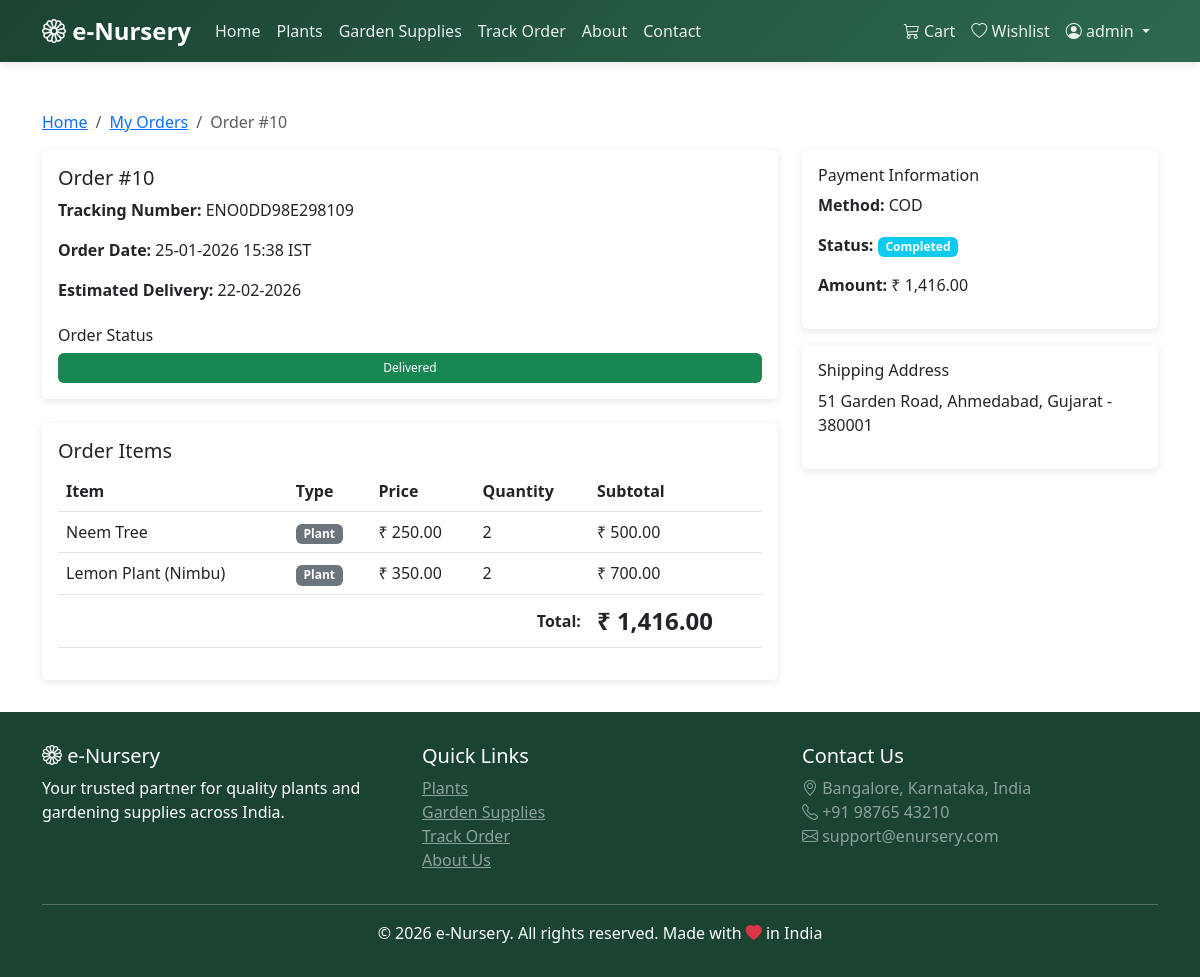
Page /order/10 (signed in) on the earlier database version.
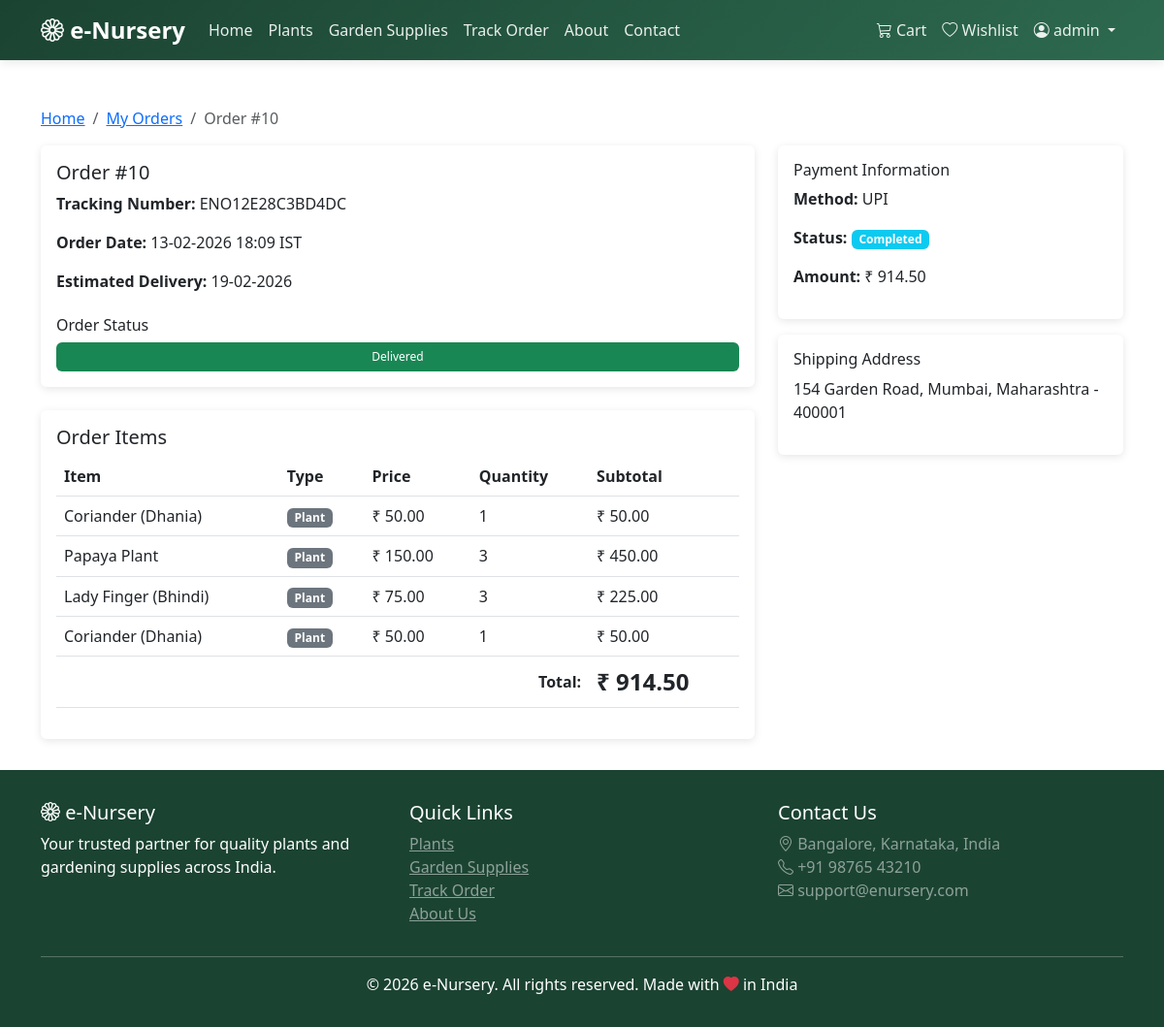
Same page on the later database version.
### models.py (models this page shows, shortened)
class User(UserMixin, db.Model):
    __tablename__ = 'users'
    id = db.Column(db.Integer, primary_key=True)
    username = db.Column(db.String(80), unique=True, nullable=False)
    email = db.Column(db.String(120), unique=True, nullable=False)
    password_hash = db.Column(db.String(200), nullable=False)
    full_name = db.Column(db.String(100))
    phone = db.Column(db.String(15))
    address = db.Column(db.Text)
    city = db.Column(db.String(50))
    state = db.Column(db.String(50))
    pincode = db.Column(db.String(10))
    role = db.Column(db.String(20), default='user')  # 'admin' or 'user'
    created_at = db.Column(db.DateTime, default=datetime.utcnow)
    cart_items = db.relationship('Cart', backref='user', lazy=True, cascade='all, delete-orphan')
    orders = db.relationship('Order', backref='user', lazy=True)
    wishlists = db.relationship('Wishlist', backref='user', lazy=True, cascade='all, delete-orphan')
    reviews = db.relationship('Review', backref='user', lazy=True)

class Order(db.Model):
    __tablename__ = 'orders'
    id = db.Column(db.Integer, primary_key=True)
    user_id = db.Column(db.Integer, db.ForeignKey('users.id'), nullable=False)
    total_amount = db.Column(db.Float, nullable=False)
    order_status = db.Column(db.String(50), default='Pending')
    payment_status = db.Column(db.String(50), default='Pending')
    payment_method = db.Column(db.String(50))
    tracking_number = db.Column(db.String(50), unique=True)
    shipping_address = db.Column(db.Text)
    estimated_delivery = db.Column(db.DateTime)
    created_at = db.Column(db.DateTime, default=datetime.utcnow)
    order_items = db.relationship('OrderItem', backref='order', lazy=True, cascade='all, delete-orphan')

class OrderItem(db.Model):
    __tablename__ = 'order_items'
    id = db.Column(db.Integer, primary_key=True)
    order_id = db.Column(db.Integer, db.ForeignKey('orders.id'), nullable=False)
    item_type = db.Column(db.String(20), nullable=False)  # 'plant' or 'ingredient'
    item_id = db.Column(db.Integer, nullable=False)
    item_name = db.Column(db.String(100))
    quantity = db.Column(db.Integer, nullable=False)
    price = db.Column(db.Float, nullable=False)
    subtotal = db.Column(db.Float, nullable=False)

### routes.py (the view)
    @app.route('/order/<int:id>')
    @login_required
    def order_detail(id):
        order = Order.query.get_or_404(id)
        if order.user_id != current_user.id and current_user.role != 'admin':
            flash('Unauthorized', 'danger')
            return redirect(url_for('index'))
        return render_template('order_detail.html', order=order)

### app.py (called while the page is built)
@login_manager.user_loader
def load_user(user_id):
    return User.query.get(int(user_id))

### templates/order_detail.html (shortened to what this page needs)
{% extends 'base.html' %}
{% block content %}
<div class="container">
    <nav aria-label="breadcrumb">
        <ol class="breadcrumb">
            <li class="breadcrumb-item"><a href="{{ url_for('index') }}">Home</a></li>
            <li class="breadcrumb-item"><a href="{{ url_for('my_orders') }}">My Orders</a></li>
            <li class="breadcrumb-item active">Order #{{ order.id }}</li>
        </ol>
    </nav>
    <div class="row">
        <div class="col-md-8">
            <div class="card mb-4">
                <div class="card-body">
                    <h5>Order #{{ order.id }}</h5>
                    <p><strong>Tracking Number:</strong> {{ order.tracking_number }}</p>
                    <p><strong>Order Date:</strong> {{ order.created_at.strftime('%d-%m-%Y %H:%M IST') }}</p>
                    <p><strong>Estimated Delivery:</strong> {{ order.estimated_delivery.strftime('%d-%m-%Y') }}</p>
                    <h6 class="mt-4">Order Status</h6>
                    <div class="progress" style="height: 30px;">
                        {% set statuses = ['Pending', 'Confirmed', 'Packed', 'Shipped', 'Out for Delivery', 'Delivered'] %}
                        {% set current_index = statuses.index(order.order_status) if order.order_status in statuses else 0 %}
                        {% set progress = ((current_index + 1) / statuses|length * 100)|int %}
                        <div class="progress-bar bg-success" style="width: {{ progress }}%">{{ order.order_status }}</div>
                    </div>
                </div>
            </div>
            <div class="card">
                <div class="card-body">
                    <h5>Order Items</h5>
                    <table class="table">
                        <thead>
                            <tr>
                                <th>Item</th>
                                <th>Type</th>
                                <th>Price</th>
                                <th>Quantity</th>
                                <th>Subtotal</th>
                            </tr>
                        </thead>
                        <tbody>
                            {% for item in order.order_items %}
                            <tr>
                                <td>{{ item.item_name }}</td>
                                <td><span class="badge bg-secondary">{{ item.item_type.title() }}</span></td>
                                <td>{{ format_currency(item.price) }}</td>
                                <td>{{ item.quantity }}</td>
                                <td>{{ format_currency(item.subtotal) }}</td>
                            </tr>
                            {% endfor %}
                        </tbody>
                        <tfoot>
                            <tr>
                                <th colspan="4" class="text-end">Total:</th>
                                <th class="price-tag">{{ format_currency(order.total_amount) }}</th>
                            </tr>
                        </tfoot>
                    </table>
                </div>
            </div>
        </div>
        <div class="col-md-4">
            <div class="card mb-3">
                <div class="card-body">
                    <h6>Payment Information</h6>
                    <p><strong>Method:</strong> {{ order.payment_method.upper() }}</p>
                    <p><strong>Status:</strong> <span class="badge bg-info">{{ order.payment_status }}</span></p>
                    <p><strong>Amount:</strong> {{ format_currency(order.total_amount) }}</p>
                </div>
            </div>
            <div class="card">
                <div class="card-body">
                    <h6>Shipping Address</h6>
                    <p>{{ order.shipping_address }}</p>
                </div>
            </div>
        </div>
    </div>
</div>
{% endblock %}

### templates/base.html (shortened to what this page needs)
<!DOCTYPE html>
<html lang="en">
<head>
    <link href="https://cdn.jsdelivr.net/npm/bootstrap@5.3.0/dist/css/bootstrap.min.css" rel="stylesheet">
    <link rel="stylesheet" href="https://cdn.jsdelivr.net/npm/bootstrap-icons@1.11.0/font/bootstrap-icons.css">
</head>
<body>
    <nav class="navbar navbar-expand-lg navbar-dark sticky-top">
        <div class="container">
            <a class="navbar-brand" href="{{ url_for('index') }}">
                <i class="bi bi-flower1"></i> e-Nursery
            </a>
            <div class="collapse navbar-collapse" id="navbarNav">
                <ul class="navbar-nav me-auto">
                    <li class="nav-item">
                        <a class="nav-link" href="{{ url_for('index') }}">Home</a>
                    </li>
                    <li class="nav-item">
                        <a class="nav-link" href="{{ url_for('plants') }}">Plants</a>
                    </li>
                    <li class="nav-item">
                        <a class="nav-link" href="{{ url_for('ingredients') }}">Garden Supplies</a>
                    </li>
                    <li class="nav-item">
                        <a class="nav-link" href="{{ url_for('track_order') }}">Track Order</a>
                    </li>
                    <li class="nav-item">
                        <a class="nav-link" href="{{ url_for('about') }}">About</a>
                    </li>
                    <li class="nav-item">
                        <a class="nav-link" href="{{ url_for('contact') }}">Contact</a>
                    </li>
                </ul>
                <ul class="navbar-nav">
                    {% if current_user.is_authenticated %}
                        <li class="nav-item">
                            <a class="nav-link position-relative" href="{{ url_for('cart') }}">
                                <i class="bi bi-cart3"></i> Cart
                            </a>
                        </li>
                        <li class="nav-item">
                            <a class="nav-link" href="{{ url_for('wishlist') }}">
                                <i class="bi bi-heart"></i> Wishlist
                            </a>
                        </li>
                        <li class="nav-item dropdown">
                            <a class="nav-link dropdown-toggle" href="#" id="userDropdown" role="button" data-bs-toggle="dropdown">
                                <i class="bi bi-person-circle"></i> {{ current_user.username }}
                            </a>
                        </li>
                    {% endif %}
                </ul>
            </div>
        </div>
    </nav>
    <div class="content-wrapper">
        {% block content %}{% endblock %}
    </div>
    <footer class="footer">
        <div class="container">
            <div class="row">
                <div class="col-md-4">
                    <h5><i class="bi bi-flower1"></i> e-Nursery</h5>
                    <p>Your trusted partner for quality plants and gardening supplies across India.</p>
                </div>
                <div class="col-md-4">
                    <h5>Quick Links</h5>
                    <ul class="list-unstyled">
                        <li><a href="{{ url_for('plants') }}" class="text-white-50">Plants</a></li>
                        <li><a href="{{ url_for('ingredients') }}" class="text-white-50">Garden Supplies</a></li>
                        <li><a href="{{ url_for('track_order') }}" class="text-white-50">Track Order</a></li>
                        <li><a href="{{ url_for('about') }}" class="text-white-50">About Us</a></li>
                    </ul>
                </div>
                <div class="col-md-4">
                    <h5>Contact Us</h5>
                    <p class="text-white-50">
                        <i class="bi bi-geo-alt"></i> Bangalore, Karnataka, India<br>
                        <i class="bi bi-telephone"></i> +91 98765 43210<br>
                        <i class="bi bi-envelope"></i> support@enursery.com
                    </p>
                </div>
            </div>
            <hr class="bg-white">
            <div class="text-center">
                <p class="mb-0">&copy; 2026 e-Nursery. All rights reserved. Made with <i class="bi bi-heart-fill text-danger"></i> in India</p>
            </div>
        </div>
    </footer>
</body>
</html>

### templates/base.html (style rules this page uses)
:root { --primary-color: #2d6a4f; --secondary-color: #52b788; --accent-color: #95d5b2; --dark-green: #1b4332; }
body { font-family: 'Segoe UI', Tahoma, Geneva, Verdana, sans-serif; min-height: 100vh; display: flex; flex-direction: column; }
.navbar { background: linear-gradient(135deg, var(--dark-green), var(--primary-color)) !important; box-shadow: 0 2px 10px rgba(0,0,0,0.1); }
.navbar-brand { font-weight: 700; font-size: 1.5rem; color: white !important; }
.nav-link { color: rgba(255,255,255,0.9) !important; font-weight: 500; transition: color 0.3s; }
.content-wrapper { flex: 1; padding-top: 2rem; padding-bottom: 2rem; }
.footer { background: var(--dark-green); color: white; padding: 2rem 0; margin-top: auto; }
.card { border: none; box-shadow: 0 2px 8px rgba(0,0,0,0.1); transition: transform 0.3s, box-shadow 0.3s; }
.price-tag { font-size: 1.5rem; font-weight: 700; color: var(--primary-color); }

Differences in the rows shown:
no longer on this page (row edited): OrderItem: item_name "Neem Tree", item_type "Plant", price "₹ 250.00", quantity "2", subtotal "₹ 500.00"
no longer on this page (row edited): OrderItem: item_name "Lemon Plant (Nimbu)", item_type "Plant", price "₹ 350.00", quantity "2", subtotal "₹ 700.00"
changed Order "Delivered": tracking_number "ENO0DD98E298109" → "ENO12E28C3BD4DC"; created_at "25-01-2026 15:38 IST" → "13-02-2026 18:09 IST"; estimated_delivery "22-02-2026" → "19-02-2026"; total_amount "₹ 1,416.00" → "₹ 914.50"; payment_method "COD" → "UPI"; shipping_address "51 Garden Road, Ahmedabad, Gujarat - 380001" → "154 Garden Road, Mumbai, Maharashtra - 400001"
added OrderItem: item_name "Coriander (Dhania)", item_type "Plant", price "₹ 50.00", quantity "1", subtotal "₹ 50.00"
added OrderItem: item_name "Papaya Plant", item_type "Plant", price "₹ 150.00", quantity "3", subtotal "₹ 450.00"
added OrderItem: item_name "Lady Finger (Bhindi)", item_type "Plant", price "₹ 75.00", quantity "3", subtotal "₹ 225.00"
added OrderItem: item_name "Coriander (Dhania)", item_type "Plant", price "₹ 50.00", quantity "1", subtotal "₹ 50.00"
